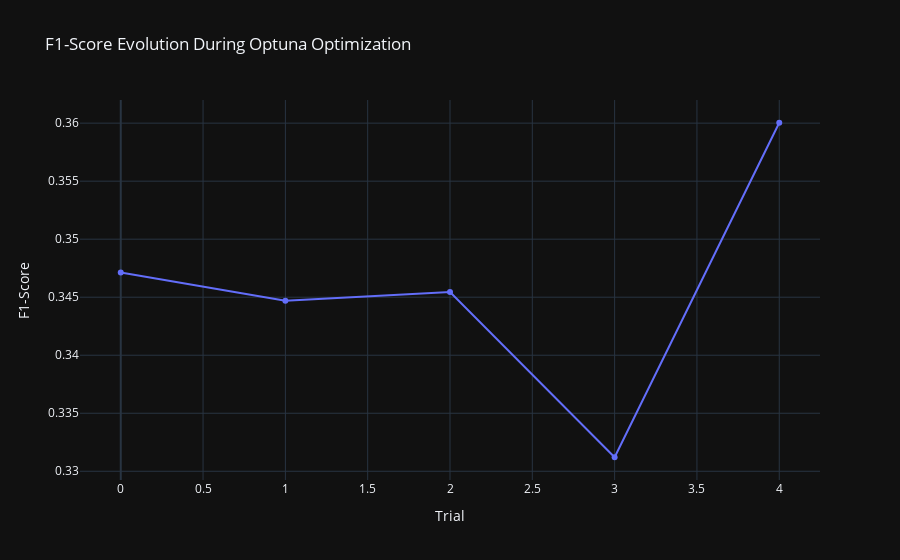

Notebook code for this chart:
### Code cell
visualizations['f1_score_evolution']

### Figure 1 — Plotly figure (JSON) as saved in the notebook; plotly's stock layout.template omitted (floating-point values rounded to 4 significant figures)
{"data": [{"mode": "lines+markers", "name": "F1-score", "type": "scatter", "x": [0, 1, 2, 3, 4], "y": [0.3471, 0.3447, 0.3454, 0.3312, 0.36]}], "layout": {"title": {"text": "F1-Score Evolution During Optuna Optimization"}, "xaxis": {"title": {"text": "Trial"}}, "yaxis": {"title": {"text": "F1-Score"}}}}
